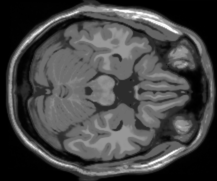
%> input picture slice_50.png, 217 x 181 px
$ octave part_a.m   (GNU Octave 9; MATLAB toolbox functions it lacks are replaced by stand-ins)
%> lines starting %> are read from the running program, lines starting %| are printed output that depends on the picture
angles = 179*rand(1, 18);
brain_slice = imread('slice_50.png');
%> brain_slice is the input picture: size 181x217 uint8; min 0, max 255, mean 68.8

R = radon(brain_slice, angles);
recons_brain_slice = iradon(R, angles);
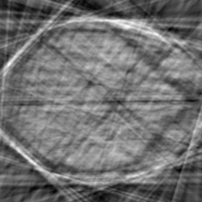
%> recons_brain_slice: size 202x202 double; min -168.2, max 352.5, mean 63.4; drawn with min black and max white
figure
imshow(uint8(recons_brain_slice))
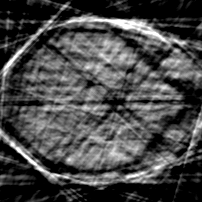
%> displayed picture: size 202x202, on the screen's scale of 0 to 255; min 0, max 255, mean 72.5
